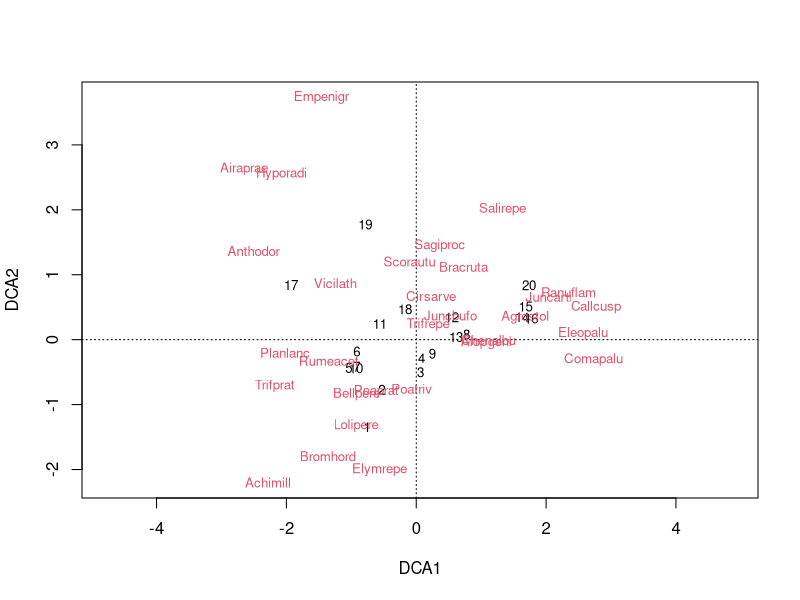
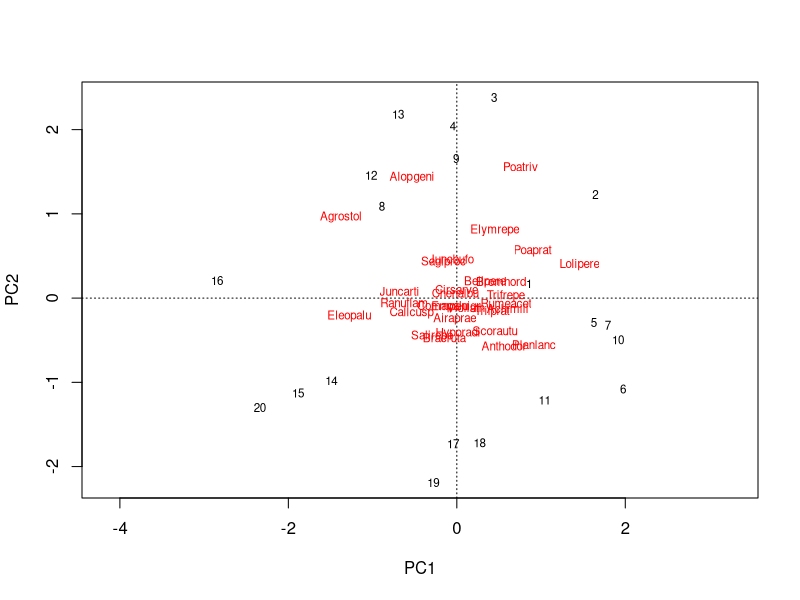

Here is the R script that generated these plots, in order:
# Code for performing multivariate analysis with community abundance matrices

# install.packages("vegan")
library(vegan)

data(dune)
head(dune)

multivar <- decorana(dune)
multivar

dca1l = 3.7004 #this a matematical function, in that we use =
dca2l = 3.1166
dca3l = 1.30055
dca4l = 1.47888

# get the percentage of the range detected (explained variability) by each axis

total = dca1l + dca2l + dca3l + dca4l
# or:
total = sum(c(dca1l, dca2l, dca3l, dca4l))

percdca1 = dca1l * 100 / total # porcentagem
percdca2 = dca2l * 100 / total

percdca1 + percdca2
#  71.03683

multipca <- pca(dune)

plot(multivar)
plot(multipca)
